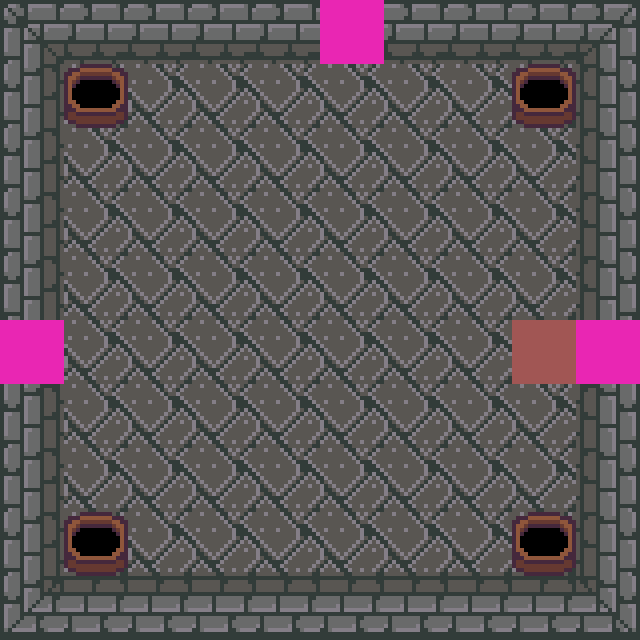

This is a level from a 2D game, rendered from its Tiled map with the project's own tilesets. A one-line summary and the complete map file follow:
An orthogonal 10x10 tile map with 64x64 px tiles, 2 tile layers (Tile Layer 2, Tile Layer 1), 2 tilesets.

<map version="1.10" tiledversion="1.10.2" orientation="orthogonal" renderorder="right-down" width="10" height="10" tilewidth="64" tileheight="64" infinite="0" nextlayerid="3" nextobjectid="1">
 <tileset firstgid="1" source="../tmx/placeholders.tsx" />
 <tileset firstgid="10" source="../tmx/tiles.tsx" />
 <layer id="2" name="Tile Layer 2" width="10" height="10">
  <data encoding="csv">
24,24,24,24,24,24,24,24,24,24,
24,24,24,24,24,24,24,24,24,24,
24,24,24,24,24,24,24,24,24,24,
24,24,24,24,24,24,24,24,24,24,
24,24,24,24,24,24,24,24,24,24,
24,24,24,24,24,24,24,24,24,24,
24,24,24,24,24,24,24,24,24,24,
24,24,24,24,24,24,24,24,24,24,
24,24,24,24,24,24,24,24,24,24,
24,24,24,24,24,24,24,24,24,24
</data>
 </layer>
 <layer id="1" name="Tile Layer 1" width="10" height="10">
  <data encoding="csv">
10,11,11,11,11,1,11,11,11,14,
28,40,0,0,0,0,0,0,40,20,
28,0,0,0,0,0,0,0,0,20,
28,0,0,0,0,0,0,0,0,20,
28,0,0,0,0,0,0,0,0,20,
1,0,0,0,0,0,0,0,2,1,
28,0,0,0,0,0,0,0,0,20,
28,0,0,0,0,0,0,0,0,20,
28,40,0,0,0,0,0,0,40,20,
34,37,37,37,37,37,37,37,37,38
</data>
 </layer>
</map>